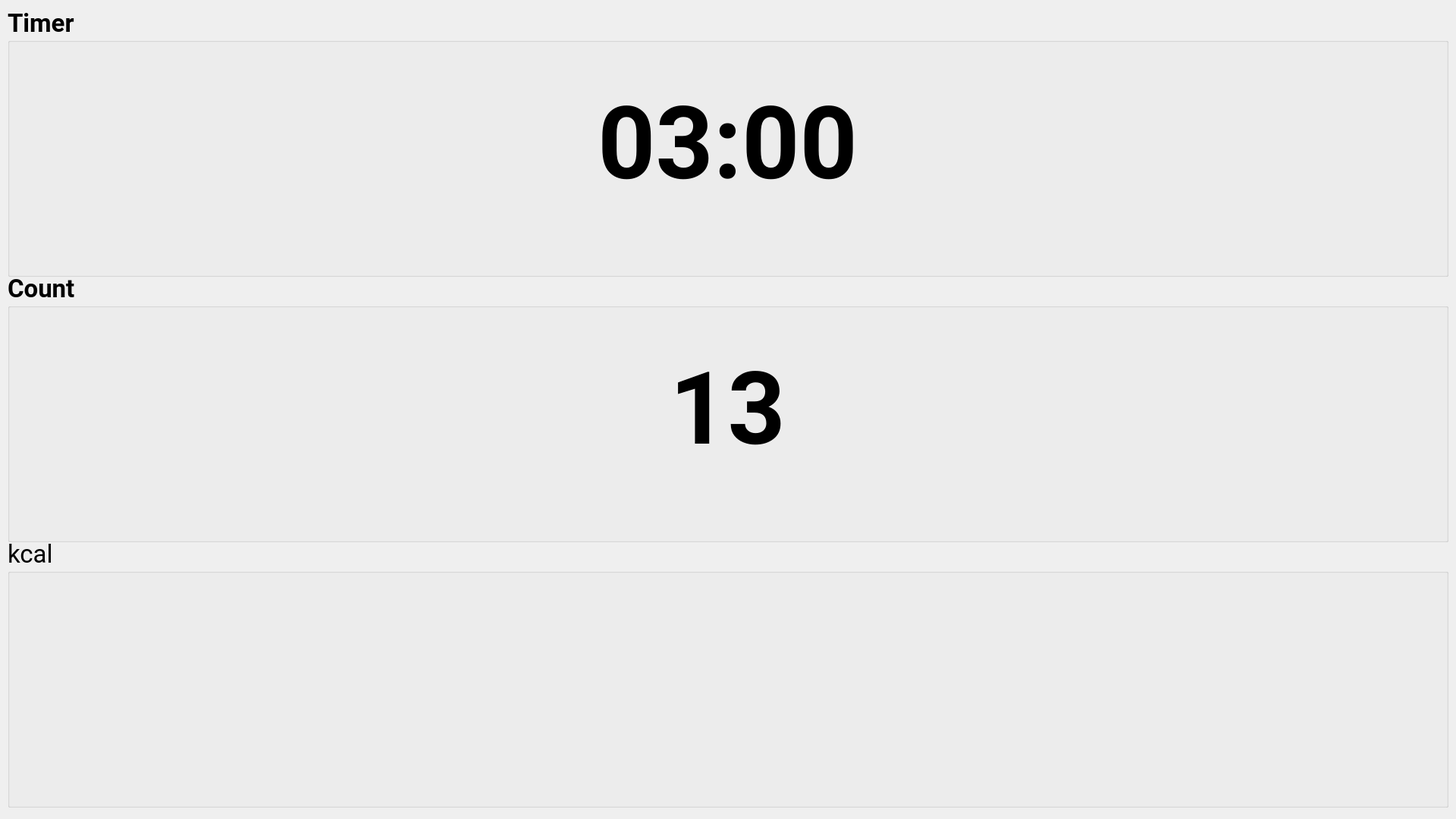
<?xml version="1.0" encoding="UTF-8"?>
<ui version="4.0">
 <class>Form</class>
 <widget class="QWidget" name="Form">
  <property name="geometry">
   <rect>
    <x>0</x>
    <y>0</y>
    <width>1920</width>
    <height>1080</height>
   </rect>
  </property>
  <property name="maximumSize">
   <size>
    <width>1920</width>
    <height>1080</height>
   </size>
  </property>
  <property name="windowTitle">
   <string>Form</string>
  </property>
  <widget class="QGroupBox" name="Timer_Group">
   <property name="geometry">
    <rect>
     <x>10</x>
     <y>10</y>
     <width>1900</width>
     <height>355</height>
    </rect>
   </property>
   <property name="font">
    <font>
     <family>Roboto</family>
     <pointsize>25</pointsize>
     <weight>75</weight>
     <bold>true</bold>
    </font>
   </property>
   <property name="title">
    <string>Timer</string>
   </property>
   <widget class="QWidget" name="verticalLayoutWidget">
    <property name="geometry">
     <rect>
      <x>9</x>
      <y>9</y>
      <width>1881</width>
      <height>341</height>
     </rect>
    </property>
    <layout class="QVBoxLayout" name="verticalLayout">
     <item>
      <widget class="QLabel" name="Timer">
       <property name="font">
        <font>
         <family>Roboto</family>
         <pointsize>100</pointsize>
         <weight>75</weight>
         <bold>true</bold>
        </font>
       </property>
       <property name="text">
        <string>03:00</string>
       </property>
       <property name="alignment">
        <set>Qt::AlignCenter</set>
       </property>
      </widget>
     </item>
    </layout>
   </widget>
  </widget>
  <widget class="QGroupBox" name="Count_Group">
   <property name="geometry">
    <rect>
     <x>10</x>
     <y>360</y>
     <width>1900</width>
     <height>355</height>
    </rect>
   </property>
   <property name="font">
    <font>
     <family>Roboto</family>
     <pointsize>25</pointsize>
     <weight>75</weight>
     <bold>true</bold>
    </font>
   </property>
   <property name="title">
    <string>Count</string>
   </property>
   <widget class="QWidget" name="verticalLayoutWidget_2">
    <property name="geometry">
     <rect>
      <x>9</x>
      <y>9</y>
      <width>1881</width>
      <height>341</height>
     </rect>
    </property>
    <layout class="QVBoxLayout" name="verticalLayout_2">
     <item>
      <widget class="QLabel" name="Count">
       <property name="font">
        <font>
         <family>Roboto</family>
         <pointsize>100</pointsize>
         <weight>75</weight>
         <bold>true</bold>
        </font>
       </property>
       <property name="text">
        <string>13</string>
       </property>
       <property name="alignment">
        <set>Qt::AlignCenter</set>
       </property>
      </widget>
     </item>
    </layout>
   </widget>
  </widget>
  <widget class="QGroupBox" name="kcal_Group">
   <property name="geometry">
    <rect>
     <x>10</x>
     <y>710</y>
     <width>1900</width>
     <height>355</height>
    </rect>
   </property>
   <property name="font">
    <font>
     <family>Roboto</family>
     <pointsize>25</pointsize>
    </font>
   </property>
   <property name="title">
    <string>kcal</string>
   </property>
   <widget class="QWidget" name="verticalLayoutWidget_3">
    <property name="geometry">
     <rect>
      <x>9</x>
      <y>9</y>
      <width>1881</width>
      <height>341</height>
     </rect>
    </property>
    <layout class="QVBoxLayout" name="verticalLayout_3">
     <item>
      <widget class="QLabel" name="Kcal">
       <property name="font">
        <font>
         <family>Roboto</family>
         <pointsize>100</pointsize>
         <weight>75</weight>
         <bold>true</bold>
        </font>
       </property>
       <property name="text">
        <string/>
       </property>
       <property name="alignment">
        <set>Qt::AlignCenter</set>
       </property>
      </widget>
     </item>
    </layout>
   </widget>
  </widget>
 </widget>
 <resources/>
 <connections/>
</ui>
